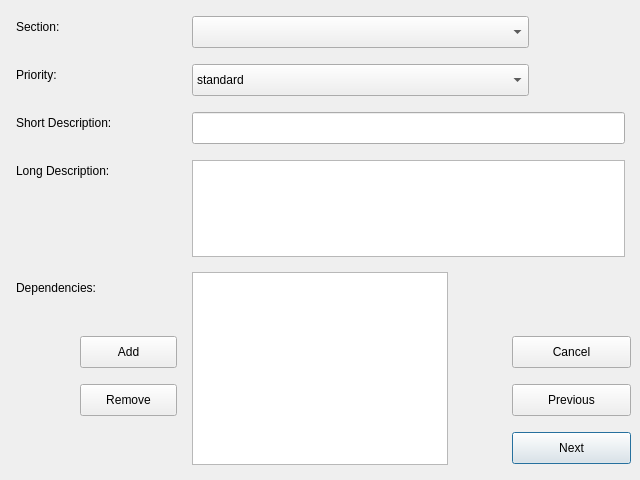
<?xml version="1.0" encoding="UTF-8"?>
<ui version="4.0">
 <class>Dialog</class>
 <widget class="QDialog" name="Dialog">
  <property name="geometry">
   <rect>
    <x>0</x>
    <y>0</y>
    <width>640</width>
    <height>480</height>
   </rect>
  </property>
  <property name="windowTitle">
   <string>Package Information</string>
  </property>
  <widget class="QPushButton" name="prevButton">
   <property name="geometry">
    <rect>
     <x>512</x>
     <y>384</y>
     <width>119</width>
     <height>32</height>
    </rect>
   </property>
   <property name="text">
    <string>Previous</string>
   </property>
   <property name="autoDefault">
    <bool>false</bool>
   </property>
  </widget>
  <widget class="QPushButton" name="cancelButton">
   <property name="geometry">
    <rect>
     <x>512</x>
     <y>336</y>
     <width>119</width>
     <height>32</height>
    </rect>
   </property>
   <property name="text">
    <string>Cancel</string>
   </property>
   <property name="autoDefault">
    <bool>false</bool>
   </property>
  </widget>
  <widget class="QPushButton" name="nextButton">
   <property name="geometry">
    <rect>
     <x>512</x>
     <y>432</y>
     <width>119</width>
     <height>32</height>
    </rect>
   </property>
   <property name="text">
    <string>Next</string>
   </property>
  </widget>
  <widget class="QComboBox" name="sectionCB">
   <property name="geometry">
    <rect>
     <x>192</x>
     <y>16</y>
     <width>337</width>
     <height>32</height>
    </rect>
   </property>
  </widget>
  <widget class="QLabel" name="label">
   <property name="geometry">
    <rect>
     <x>16</x>
     <y>16</y>
     <width>84</width>
     <height>22</height>
    </rect>
   </property>
   <property name="text">
    <string>Section:</string>
   </property>
  </widget>
  <widget class="QLabel" name="label_2">
   <property name="geometry">
    <rect>
     <x>16</x>
     <y>64</y>
     <width>84</width>
     <height>22</height>
    </rect>
   </property>
   <property name="text">
    <string>Priority:</string>
   </property>
  </widget>
  <widget class="QComboBox" name="priorityCB">
   <property name="geometry">
    <rect>
     <x>192</x>
     <y>64</y>
     <width>337</width>
     <height>32</height>
    </rect>
   </property>
   <item>
    <property name="text">
     <string>standard</string>
    </property>
   </item>
   <item>
    <property name="text">
     <string>required</string>
    </property>
   </item>
   <item>
    <property name="text">
     <string>important</string>
    </property>
   </item>
   <item>
    <property name="text">
     <string>optional</string>
    </property>
   </item>
   <item>
    <property name="text">
     <string>extra</string>
    </property>
   </item>
  </widget>
  <widget class="QLineEdit" name="shortDescEdit">
   <property name="geometry">
    <rect>
     <x>192</x>
     <y>112</y>
     <width>433</width>
     <height>32</height>
    </rect>
   </property>
  </widget>
  <widget class="QListWidget" name="dependList">
   <property name="geometry">
    <rect>
     <x>192</x>
     <y>272</y>
     <width>256</width>
     <height>193</height>
    </rect>
   </property>
  </widget>
  <widget class="QPlainTextEdit" name="longDescEdit">
   <property name="geometry">
    <rect>
     <x>192</x>
     <y>160</y>
     <width>433</width>
     <height>97</height>
    </rect>
   </property>
  </widget>
  <widget class="QLabel" name="label_3">
   <property name="geometry">
    <rect>
     <x>16</x>
     <y>112</y>
     <width>177</width>
     <height>22</height>
    </rect>
   </property>
   <property name="text">
    <string>Short Description:</string>
   </property>
  </widget>
  <widget class="QLabel" name="label_4">
   <property name="geometry">
    <rect>
     <x>16</x>
     <y>160</y>
     <width>161</width>
     <height>22</height>
    </rect>
   </property>
   <property name="text">
    <string>Long Description:</string>
   </property>
  </widget>
  <widget class="QLabel" name="label_5">
   <property name="geometry">
    <rect>
     <x>16</x>
     <y>272</y>
     <width>145</width>
     <height>32</height>
    </rect>
   </property>
   <property name="text">
    <string>Dependencies:</string>
   </property>
  </widget>
  <widget class="QPushButton" name="addButton">
   <property name="geometry">
    <rect>
     <x>80</x>
     <y>336</y>
     <width>97</width>
     <height>32</height>
    </rect>
   </property>
   <property name="text">
    <string>Add</string>
   </property>
   <property name="autoDefault">
    <bool>false</bool>
   </property>
  </widget>
  <widget class="QPushButton" name="removeButton">
   <property name="geometry">
    <rect>
     <x>80</x>
     <y>384</y>
     <width>97</width>
     <height>32</height>
    </rect>
   </property>
   <property name="text">
    <string>Remove</string>
   </property>
   <property name="autoDefault">
    <bool>false</bool>
   </property>
  </widget>
 </widget>
 <resources/>
 <connections/>
</ui>
